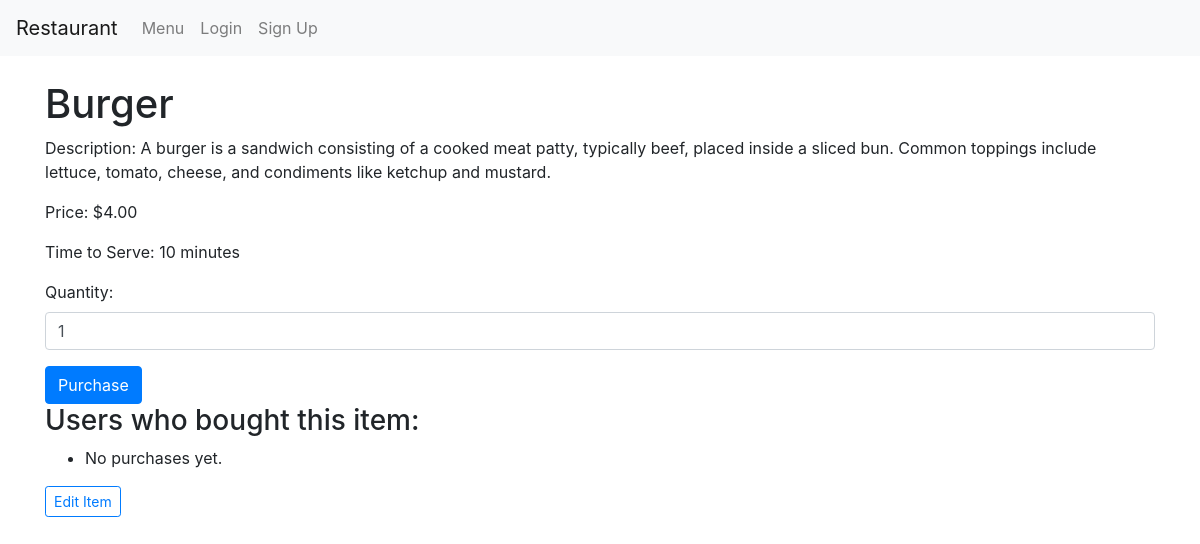
Screenshot of /items/1/ (signed in) with the database file from the repository.
### restaurant/models.py (models this page shows)
class MenuItem(models.Model):
    name = models.CharField(max_length=100)
    description = models.TextField()
    price = models.DecimalField(max_digits=6, decimal_places=2)
    time_to_serve = models.IntegerField(help_text="Time to make and serve in minutes")

### restaurant/views.py (the view, shortened to what this page needs)
# urls.py: path('items/<int:pk>/', views.item_detail, name='item_detail'),
@login_required
def item_detail(request, pk):
    item = get_object_or_404(MenuItem, pk=pk)
    purchases = Purchase.objects.filter(item=item).select_related('user')
    return render(request, 'restaurant/item_detail.html', {
        'item': item,
        'purchases': purchases,
    })

### restaurant/templates/restaurant/item_detail.html (shortened to what this page needs)
{% extends "restaurant/layout.html" %}
{% load static %}
{% block body %}
<h1>{{ item.name }}</h1>
<p>Description: {{ item.description }}</p>
<p>Price: ${{ item.price }}</p>
<p>Time to Serve: {{ item.time_to_serve }} minutes</p>
<form method="post" action="{% url 'restaurant:item_detail' item.pk %}">
    <div class="form-group">
        <label for="quantity">Quantity:</label>
        <input type="number" id="quantity" name="quantity" value="1" min="1" class="form-control">
    </div>
    <button type="submit" class="btn btn-primary">Purchase</button>
</form>
<h3>Users who bought this item:</h3>
<ul>
    {% for purchase in purchases %}
        <li>{{ purchase.user.username }} - {{ purchase.quantity }} times</li>
    {% empty %}
        <li>No purchases yet.</li>
    {% endfor %}
</ul>
<a href="{% url 'restaurant:edit_menu_item' item.pk %}" class="btn btn-sm btn-outline-primary">Edit Item</a>
{% endblock %}

### rows the page displays
MenuItem: name "Burger", description "A burger is a sandwich consisting of a cooked meat patty, typically beef, placed inside a sliced bun. Common toppings include lettuce, tomato, cheese, and condiments like ketchup and mustard.", price "4.00", time_to_serve "10"
